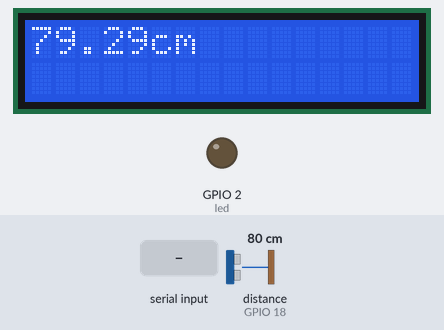
The sketch below on a simulated ESP32. Shown: 16×2 character LCD, output pins drawn as LEDs (lit = HIGH). Wiring (inferred from the names in the program): ultrasonic range finder: trigger GPIO 5; echo GPIO 18. Inputs (shaded band) come from the test bench; at power-on: distance to the obstacle (sensor on GPIO 18) 80 cm. The echo pulse lasts 58.3 µs per cm; pins used as bus, display or sensor lines are not drawn; what the sketch prints to the serial monitor is not drawn.

Above: at 1.2 s.
1.3 s: distance to the obstacle (sensor on GPIO 18) set to 2 cm
At 2.5 s:
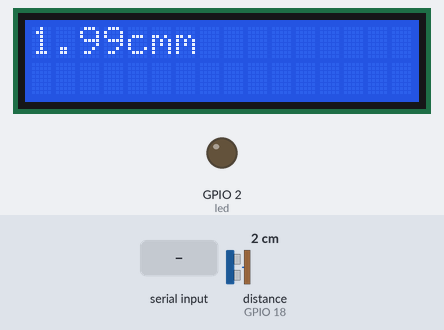
2.8 s: "1\n" received over the second serial link
At 3.5 s:
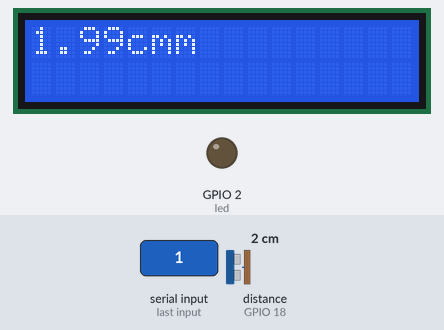
4.4 s: distance to the obstacle (sensor on GPIO 18) set to 4 cm
At 5.7 s:
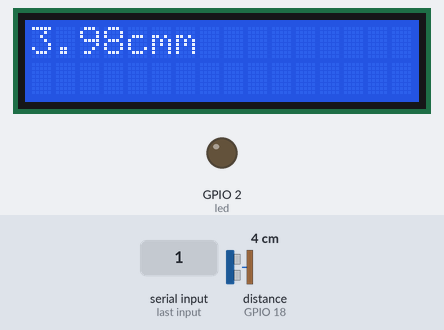
6.1 s: distance to the obstacle (sensor on GPIO 18) set to 9 cm
At 6.8 s:
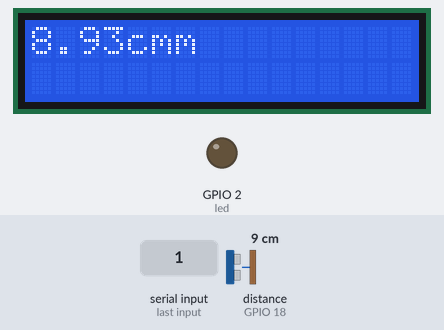
7.7 s: "0\n" received over the second serial link
At 7.94 s:
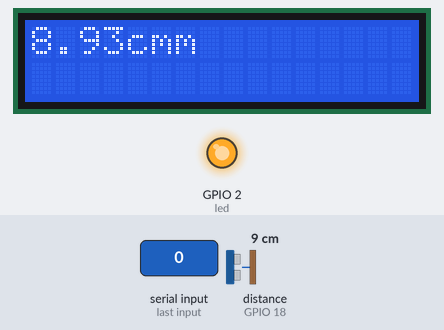
Timing chart, 0 to 10.5 s (numbered marks = the images above; inputs shaded):
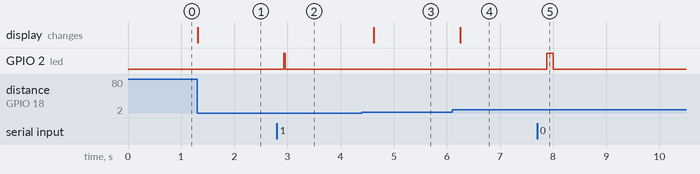

The sketch:

test_code.ino
```cpp
#define RXD2 16  // Nhận dữ liệu từ R200M
#define TXD2 17  // Gửi dữ liệu nếu cần
String barcodeData = "";  // Lưu dữ liệu quét được
const int trigPin = 5;
const int echoPin = 18;
const int led=2;
const int longest=50;
//define sound speed in cm/uS
#define SOUND_SPEED 0.034
#define CM_TO_INCH 0.393701
#include <LiquidCrystal_I2C.h>

// set the LCD number of columns and rows
int lcdColumns = 16;
int lcdRows = 2;

// set LCD address, number of columns and rows
// if you don't know your display address, run an I2C scanner sketch
LiquidCrystal_I2C lcd(0x27, lcdColumns, lcdRows);
long duration;
float distanceCm;
float distanceInch;
int light;
int dark;

void setup() {


  Serial2.begin(115200, SERIAL_8N1, RXD2, TXD2);  // Serial2 để giao tiếp với R200M

  Serial.begin(115200); // Starts the serial communication
  pinMode(trigPin, OUTPUT); // Sets the trigPin as an Output
  pinMode(echoPin, INPUT); // Sets the echoPin as an Input
  pinMode(led,OUTPUT);
    // initialize LCD
  lcd.init();
  // turn on LCD backlight
  lcd.backlight();

}

void loop() {
  // Clears the trigPin
  digitalWrite(trigPin, LOW);
  delayMicroseconds(2);
  // Sets the trigPin on HIGH state for 10 micro seconds
  digitalWrite(trigPin, HIGH);
  delayMicroseconds(10);
  digitalWrite(trigPin, LOW);

  // Reads the echoPin, returns the sound wave travel time in microseconds
  duration = pulseIn(echoPin, HIGH);

  // Calculate the distance
  distanceCm = duration * SOUND_SPEED/2;

 while (Serial2.available()&&distanceCm<longest) {
    char c = Serial2.read();
    barcodeData += c;

    // Nếu gặp ký tự xuống dòng (thường sau mỗi lần quét), thì in ra
    if (c == '\n' || c == '\r') {
      barcodeData.trim();  // Xoá khoảng trắng, xuống dòng
      if (barcodeData.length() > 0) {
          digitalWrite(trigPin, LOW);
          delayMicroseconds(2);
          // Sets the trigPin on HIGH state for 10 micro seconds
          digitalWrite(trigPin, HIGH);
          delayMicroseconds(10);
          digitalWrite(trigPin, LOW);

          // Reads the echoPin, returns the sound wave travel time in microseconds
          duration = pulseIn(echoPin, HIGH);

          // Calculate the distance
          distanceCm = duration * SOUND_SPEED/2;
        Serial.println("1111 " );
        light=distanceCm*14;
        dark=light;
        digitalWrite(led,HIGH);
        delay(light);
        digitalWrite(led,LOW);
        delay(dark);
          lcd.setCursor(0, 0);
  // print message
        lcd.print(distanceCm);
        lcd.print("cm");
      }
       barcodeData = ""; // Reset lại sau khi xử lý
    }
  }


  // Prints the distance in the Serial Monitor
  Serial.print("Distance (cm): ");
  Serial.println(distanceCm);

  lcd.setCursor(0, 0);
  // print message
  lcd.print(distanceCm);
  lcd.print("cm");
  delay(400);
}
```

Measured:
- after the input at 1.3 s, the display: changes at once (image 1)
- after the input at 2.8 s, GPIO 2 (led): LOW → HIGH after 0.13 s, → LOW 0.03 s later
- after the input at 4.4 s, the display: changes after 0.23 s (image 3)
- after the input at 6.1 s, the display: changes after 0.16 s (image 4)
- after the input at 7.7 s, GPIO 2 (led): LOW → HIGH after 0.18 s, → LOW 0.12 s later
